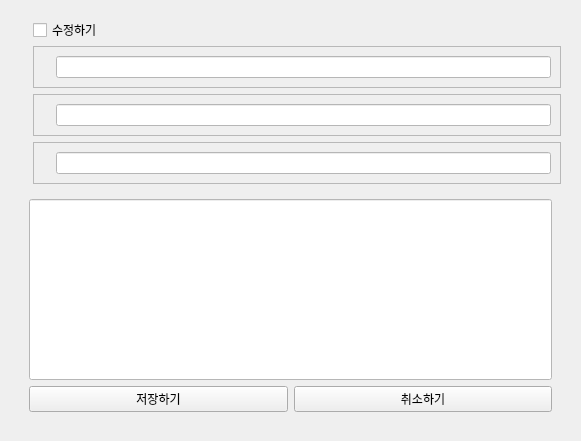
      <widget class="QWidget" name="page_profile">
       <layout class="QGridLayout" name="gridLayout_3">
        <item row="0" column="0">
         <widget class="QWidget" name="widget" native="true">
          <layout class="QGridLayout" name="gridLayout_2">
           <item row="0" column="0" rowspan="2">
            <widget class="QLabel" name="lb_picture">
             <property name="maximumSize">
              <size>
               <width>291</width>
               <height>321</height>
              </size>
             </property>
             <property name="text">
              <string/>
             </property>
             <property name="pixmap">
              <pixmap resource="resources.qrc">:/newPrefix/picture/LOOKBACK.jpg</pixmap>
             </property>
             <property name="scaledContents">
              <bool>true</bool>
             </property>
            </widget>
           </item>
           <item row="0" column="1">
            <layout class="QHBoxLayout" name="horizontalLayout_6">
             <item>
              <widget class="QCheckBox" name="check_mf">
               <property name="maximumSize">
                <size>
                 <width>75</width>
                 <height>20</height>
                </size>
               </property>
               <property name="layoutDirection">
                <enum>Qt::LayoutDirection::LeftToRight</enum>
               </property>
               <property name="text">
                <string>수정하기</string>
               </property>
               <property name="checkable">
                <bool>true</bool>
               </property>
               <property name="checked">
                <bool>false</bool>
               </property>
              </widget>
             </item>
             <item>
              <widget class="QLabel" name="lb_state">
               <property name="styleSheet">
                <string notr="true">font: 700 24pt &quot;KoPubWorld돋움체 Bold&quot;;</string>
               </property>
               <property name="text">
                <string/>
               </property>
               <property name="alignment">
                <set>Qt::AlignmentFlag::AlignCenter</set>
               </property>
              </widget>
             </item>
            </layout>
           </item>
           <item row="1" column="1">
            <layout class="QVBoxLayout" name="verticalLayout_6">
             <item>
              <widget class="QFrame" name="frame">
               <property name="maximumSize">
                <size>
                 <width>16777215</width>
                 <height>81</height>
                </size>
               </property>
               <property name="frameShape">
                <enum>QFrame::Shape::StyledPanel</enum>
               </property>
               <property name="frameShadow">
                <enum>QFrame::Shadow::Raised</enum>
               </property>
               <layout class="QHBoxLayout" name="horizontalLayout">
                <item>
                 <widget class="QLabel" name="label_2">
                  <property name="sizePolicy">
                   <sizepolicy hsizetype="Fixed" vsizetype="Fixed">
                    <horstretch>0</horstretch>
                    <verstretch>0</verstretch>
                   </sizepolicy>
                  </property>
                  <property name="maximumSize">
                   <size>
                    <width>61</width>
                    <height>61</height>
                   </size>
                  </property>
                  <property name="text">
                   <string/>
                  </property>
                  <property name="pixmap">
                   <pixmap resource="resources.qrc">:/newPrefix/picture/name.jpg</pixmap>
                  </property>
                  <property name="scaledContents">
                   <bool>true</bool>
                  </property>
                 </widget>
                </item>
                <item>
                 <widget class="QLineEdit" name="edit_name">
                  <property name="styleSheet">
                   <string notr="true">background-color:rgb(255,255,255);</string>
                  </property>
                  <property name="readOnly">
                   <bool>true</bool>
                  </property>
                 </widget>
                </item>
               </layout>
              </widget>
             </item>
             <item>
              <widget class="QFrame" name="frame_2">
               <property name="maximumSize">
                <size>
                 <width>16777215</width>
                 <height>81</height>
                </size>
               </property>
               <property name="frameShape">
                <enum>QFrame::Shape::StyledPanel</enum>
               </property>
               <property name="frameShadow">
                <enum>QFrame::Shadow::Raised</enum>
               </property>
               <layout class="QHBoxLayout" name="horizontalLayout_2">
                <item>
                 <widget class="QLabel" name="label_3">
                  <property name="sizePolicy">
                   <sizepolicy hsizetype="Fixed" vsizetype="Fixed">
                    <horstretch>0</horstretch>
                    <verstretch>0</verstretch>
                   </sizepolicy>
                  </property>
                  <property name="maximumSize">
                   <size>
                    <width>61</width>
                    <height>61</height>
                   </size>
                  </property>
                  <property name="text">
                   <string/>
                  </property>
                  <property name="pixmap">
                   <pixmap resource="resources.qrc">:/newPrefix/picture/age.jpg</pixmap>
                  </property>
                  <property name="scaledContents">
                   <bool>true</bool>
                  </property>
                 </widget>
                </item>
                <item>
                 <widget class="QLineEdit" name="edit_age">
                  <property name="styleSheet">
                   <string notr="true">background-color:rgb(255,255,255);</string>
                  </property>
                  <property name="readOnly">
                   <bool>true</bool>
                  </property>
                 </widget>
                </item>
               </layout>
              </widget>
             </item>
             <item>
              <widget class="QFrame" name="frame_3">
               <property name="maximumSize">
                <size>
                 <width>16777215</width>
                 <height>81</height>
                </size>
               </property>
               <property name="frameShape">
                <enum>QFrame::Shape::StyledPanel</enum>
               </property>
               <property name="frameShadow">
                <enum>QFrame::Shadow::Raised</enum>
               </property>
               <layout class="QHBoxLayout" name="horizontalLayout_3">
                <item>
                 <widget class="QLabel" name="label_4">
                  <property name="sizePolicy">
                   <sizepolicy hsizetype="Fixed" vsizetype="Fixed">
                    <horstretch>0</horstretch>
                    <verstretch>0</verstretch>
                   </sizepolicy>
                  </property>
                  <property name="maximumSize">
                   <size>
                    <width>61</width>
                    <height>61</height>
                   </size>
                  </property>
                  <property name="text">
                   <string/>
                  </property>
                  <property name="pixmap">
                   <pixmap resource="resources.qrc">:/newPrefix/picture/password.jpg</pixmap>
                  </property>
                  <property name="scaledContents">
                   <bool>true</bool>
                  </property>
                 </widget>
                </item>
                <item>
                 <widget class="QLineEdit" name="edit_pw">
                  <property name="styleSheet">
                   <string notr="true">background-color:rgb(255,255,255);</string>
                  </property>
                  <property name="readOnly">
                   <bool>true</bool>
                  </property>
                 </widget>
                </item>
               </layout>
              </widget>
             </item>
            </layout>
           </item>
           <item row="2" column="0" colspan="2">
            <widget class="QWidget" name="widget_4" native="true">
             <property name="minimumSize">
              <size>
               <width>541</width>
               <height>231</height>
              </size>
             </property>
             <layout class="QGridLayout" name="gridLayout_6">
              <item row="0" column="0">
               <widget class="QLineEdit" name="edit_detail">
                <property name="sizePolicy">
                 <sizepolicy hsizetype="Expanding" vsizetype="Expanding">
                  <horstretch>0</horstretch>
                  <verstretch>0</verstretch>
                 </sizepolicy>
                </property>
                <property name="minimumSize">
                 <size>
                  <width>132</width>
                  <height>100</height>
                 </size>
                </property>
                <property name="styleSheet">
                 <string notr="true">background-color: rgb(255,255,255);</string>
                </property>
                <property name="readOnly">
                 <bool>true</bool>
                </property>
               </widget>
              </item>
              <item row="1" column="0">
               <layout class="QHBoxLayout" name="horizontalLayout_4">
                <item>
                 <widget class="QPushButton" name="btn_save">
                  <property name="text">
                   <string>저장하기</string>
                  </property>
                 </widget>
                </item>
                <item>
                 <widget class="QPushButton" name="btn_cancel">
                  <property name="text">
                   <string>취소하기</string>
                  </property>
                 </widget>
                </item>
               </layout>
              </item>
             </layout>
            </widget>
           </item>
          </layout>
         </widget>
        </item>
       </layout>
      </widget>
